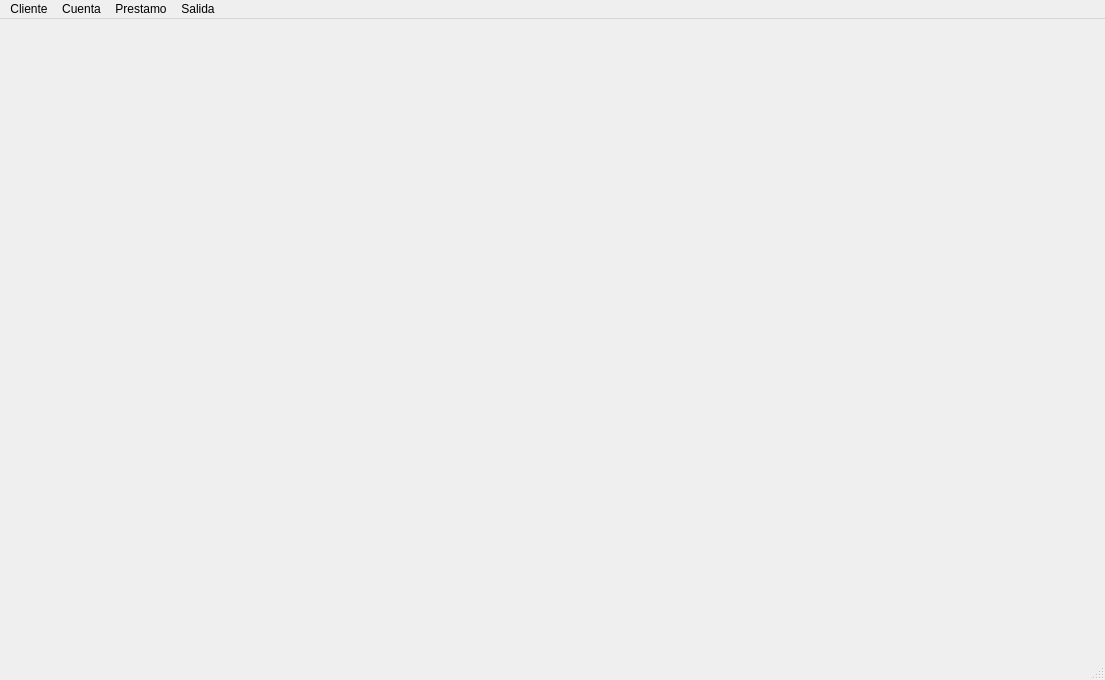
<?xml version="1.0" encoding="UTF-8"?>
<ui version="4.0">
 <class>MainWindow</class>
 <widget class="QMainWindow" name="MainWindow">
  <property name="geometry">
   <rect>
    <x>0</x>
    <y>0</y>
    <width>1105</width>
    <height>680</height>
   </rect>
  </property>
  <property name="windowTitle">
   <string>Sistema de Control de Bankito</string>
  </property>
  <property name="toolTip">
   <string>ventana de inicio</string>
  </property>
  <property name="styleSheet">
   <string notr="true">QMainWindow {
    background-image: url(C:/workspace/python2024/POO/Bankito/imagenes/banco.jpg);
    background-repeat: no-repeat;
    background-position: center;
}</string>
  </property>
  <widget class="QWidget" name="centralwidget"/>
  <widget class="QMenuBar" name="menubar">
   <property name="geometry">
    <rect>
     <x>0</x>
     <y>0</y>
     <width>1105</width>
     <height>26</height>
    </rect>
   </property>
   <widget class="QMenu" name="menuCliente">
    <property name="title">
     <string>Cliente</string>
    </property>
    <addaction name="actionNuevo_Cliente"/>
    <addaction name="actionActualizar_Cliente"/>
    <addaction name="separator"/>
    <addaction name="actionBorrar_Cliente"/>
    <addaction name="separator"/>
    <addaction name="actionBuscar_Cliente"/>
    <addaction name="actionListar_todos_los_clientes"/>
   </widget>
   <widget class="QMenu" name="menuCuenta">
    <property name="title">
     <string>Cuenta</string>
    </property>
   </widget>
   <widget class="QMenu" name="menuPrestamo">
    <property name="title">
     <string>Prestamo</string>
    </property>
    <addaction name="actionNuevo_Prestamo"/>
   </widget>
   <widget class="QMenu" name="menuSalida">
    <property name="title">
     <string>Salida</string>
    </property>
    <addaction name="actionSALIR"/>
   </widget>
   <addaction name="menuCliente"/>
   <addaction name="menuCuenta"/>
   <addaction name="menuPrestamo"/>
   <addaction name="menuSalida"/>
  </widget>
  <widget class="QStatusBar" name="statusbar"/>
  <action name="actionNuevo_Cliente">
   <property name="text">
    <string>Nuevo Cliente</string>
   </property>
  </action>
  <action name="actionActualizar_Cliente">
   <property name="text">
    <string>Actualizar Cliente</string>
   </property>
  </action>
  <action name="actionBorrar_Cliente">
   <property name="text">
    <string>Borrar Cliente</string>
   </property>
  </action>
  <action name="actionBuscar_Cliente">
   <property name="text">
    <string>Buscar Cliente</string>
   </property>
  </action>
  <action name="actionListar_todos_los_clientes">
   <property name="text">
    <string>Listar todos los clientes</string>
   </property>
  </action>
  <action name="actionNuevo_Prestamo">
   <property name="text">
    <string>Nuevo Prestamo</string>
   </property>
  </action>
  <action name="actionSALIR">
   <property name="text">
    <string>SALIR</string>
   </property>
  </action>
 </widget>
 <resources/>
 <connections/>
</ui>
